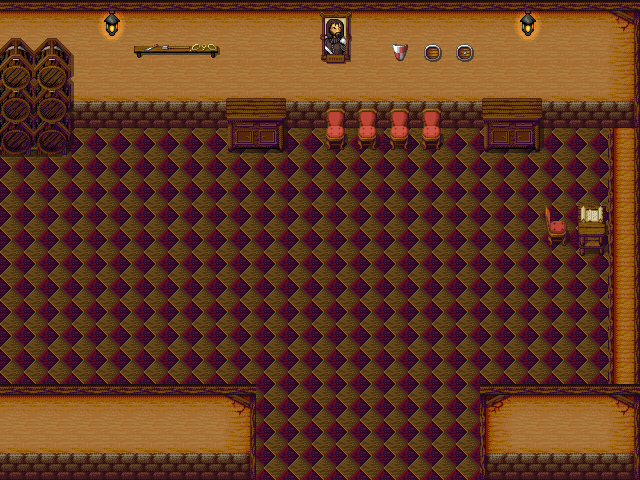

A 2D game scene composited from a Tiled map and its tileset images. What follows is a short description and the map's XML, with each tile layer's data collapsed to a summary:
An orthogonal 20x15 tile map with 32x32 px tiles, 6 tile layers (base, base, top, top, ...) and 5 objects.

<map version="1.0" orientation="orthogonal" width="20" height="15" tilewidth="32" tileheight="32">
 <tileset firstgid="1" name="tileset" tilewidth="32" tileheight="32">
  <image source="../tileset.png" />
 </tileset>
 <layer name="base" width="20" height="15">
  <data>[300 cells, 300 non-empty, 11 distinct tile ids]</data>
 </layer>
 <layer name="base" width="20" height="15">
  <data>[300 cells, 21 non-empty, 3 distinct tile ids]</data>
 </layer>
 <layer name="top" width="20" height="15">
  <data>[300 cells, 107 non-empty, 10 distinct tile ids]</data>
 </layer>
 <layer name="top" width="20" height="15">
  <data>[300 cells, 19 non-empty, 17 distinct tile ids]</data>
 </layer>
 <objectgroup name="collision" width="20" height="15" visible="0">
  <object name="" x="2" y="3" width="629" height="117" />
  <object name="" x="614" y="126" width="21" height="254" />
  <object name="" x="1" y="391" width="243" height="87" />
  <object name="" x="487" y="389" width="142" height="85" />
  <object name="" x="579" y="198" width="26" height="51" />
 </objectgroup>
 <layer name="base" width="20" height="15">
  <data>[300 cells, 34 non-empty, 15 distinct tile ids]</data>
 </layer>
 <layer name="top" width="20" height="15">
  <data>[300 cells, 1 non-empty, 1 distinct tile ids]</data>
 </layer>
</map>
